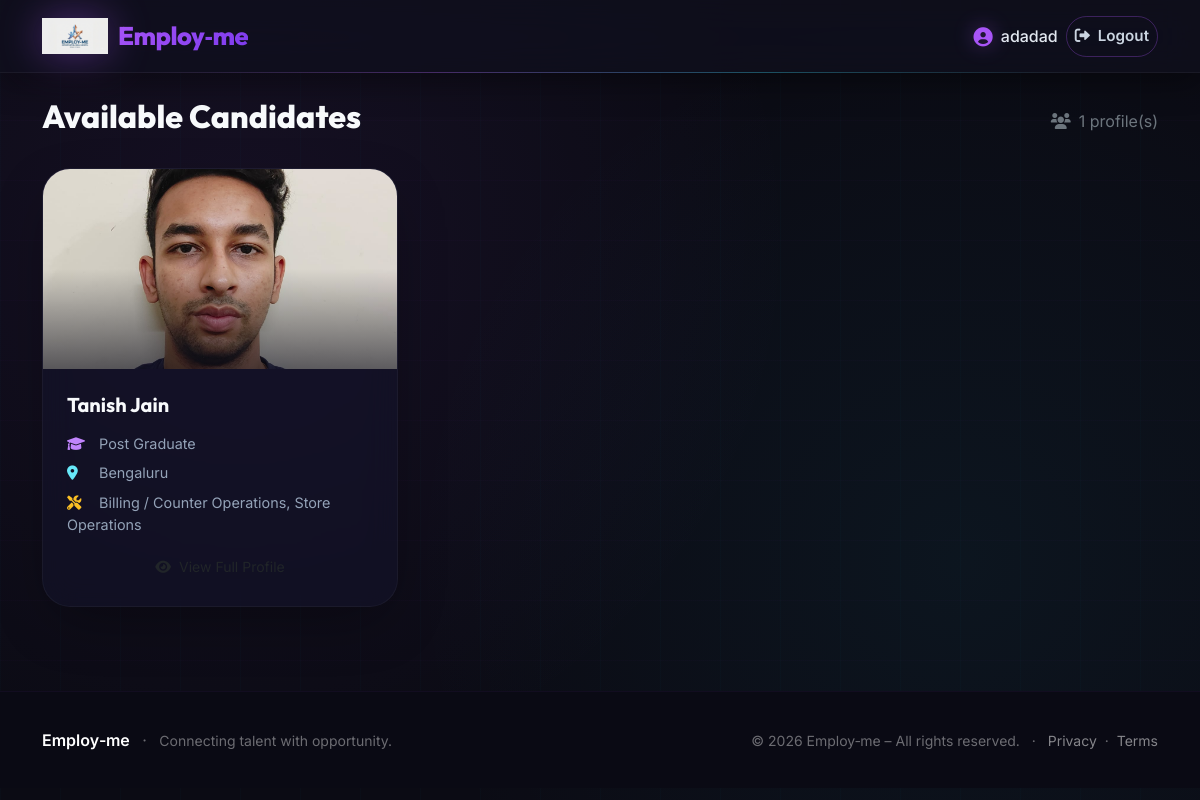
The app's page /hire (signed in) with its own data.
### models.py (models this page shows)
class User(UserMixin, db.Model):
    id = db.Column(db.Integer, primary_key=True)
    email = db.Column(db.String(120), unique=True, nullable=False)
    password_hash = db.Column(db.String(128), nullable=False)
    role = db.Column(db.String(20), nullable=False)  # 'jobseeker' or 'employer'
    name = db.Column(db.String(100), nullable=False)  # kept for simple display
    created_at = db.Column(db.DateTime, default=datetime.utcnow)
    profile = db.relationship('JobSeekerProfile', backref='user', uselist=False)

class JobSeekerProfile(db.Model):
    id = db.Column(db.Integer, primary_key=True)
    user_id = db.Column(db.Integer, db.ForeignKey('user.id'), unique=True, nullable=False)
    first_name = db.Column(db.String(50), nullable=False)
    middle_name = db.Column(db.String(50), nullable=True)   # optional
    last_name = db.Column(db.String(50), nullable=False)
    dob = db.Column(db.Date, nullable=False)
    gender = db.Column(db.String(10), nullable=False)        # Male, Female, Other
    address = db.Column(db.String(300), nullable=False)
    pincode = db.Column(db.String(10), nullable=False)
    mobile = db.Column(db.String(15), nullable=False)
    father_husband_name = db.Column(db.String(100), nullable=False)
    education_level = db.Column(db.String(20), nullable=False)  # Post Graduate, Graduate, 12th, 10th, Others
    education_other = db.Column(db.String(100), nullable=True)  # if Others selected
    preferred_location1 = db.Column(db.String(100), nullable=False)  # mandatory
    preferred_location2 = db.Column(db.String(100), nullable=True)
    preferred_location3 = db.Column(db.String(100), nullable=True)
    employment_type = db.Column(db.String(20), nullable=False)       # Full-time, Part-time, Both
    skills = db.Column(db.Text, nullable=True)
    city = db.Column(db.String(100), nullable=False)   # mandatory
    state = db.Column(db.String(100), nullable=False)  # mandatory
    profile_pic = db.Column(db.String(200))   # public
    aadhar_card = db.Column(db.String(200))   # private, hidden from employers
    created_at = db.Column(db.DateTime, default=datetime.utcnow)

### app.py (the view)
@app.route('/hire')
@login_required
@role_required('employer')
def hire_dashboard():
    profiles = JobSeekerProfile.query.all()
    return render_template('hire_dashboard.html', profiles=profiles)

### app.py (called while the page is built)
@login_manager.user_loader
def load_user(user_id):
    return User.query.get(int(user_id))

def role_required(role):
    def decorator(func):
        from functools import wraps
        @wraps(func)
        def wrapper(*args, **kwargs):
            if not current_user.is_authenticated or current_user.role != role:
                flash('Access denied.', 'danger')
                return redirect(url_for('index'))
            return func(*args, **kwargs)
        return wrapper
    return decorator

### templates/hire_dashboard.html (shortened to what this page needs)
{% extends "base.html" %}
{% block content %}
    <div class="d-flex justify-content-between align-items-center mb-4">
        <h2 style="font-family: var(--font-display); font-weight: 800; color: #F8FAFC;">Available Candidates</h2>
        <span class="text-secondary"><i class="fas fa-users me-2"></i>{{ profiles|length }} profile(s)</span>
    </div>
    <div class="row">
        {% for p in profiles %}
        <div class="col-md-6 col-lg-4 mb-4">
            <div class="card-modern p-0 overflow-hidden h-100">
                <div class="position-relative" style="height: 200px; overflow: hidden;">
                    {% if p.profile_pic %}
                        <img src="{{ url_for('static', filename='uploads/' + p.profile_pic) }}"
                             alt="{{ p.first_name }}"
                             class="w-100 h-100"
                             style="object-fit: cover; transition: transform 0.4s ease;">
                    {% else %}
                        <div class="w-100 h-100 d-flex align-items-center justify-content-center"
                             style="background: rgba(168, 85, 247, 0.08); color: rgba(255,255,255,0.25); font-size: 2rem;">
                            <i class="fas fa-user-circle"></i>
                        </div>
                    {% endif %}
                </div>
                <div class="p-4">
                    <h5 class="card-title" style="font-family: var(--font-display); font-weight: 700; color: #F8FAFC;">
                        {{ p.first_name }} {{ p.last_name }}
                    </h5>
                    <ul class="list-unstyled mt-3 mb-3" style="font-size: 0.9rem; color: #94A3B8;">
                        <li class="mb-2">
                            <i class="fas fa-graduation-cap me-2" style="color: var(--primary-light); width: 20px;"></i>
                            {{ p.education_level }}{% if p.education_other %} - {{ p.education_other }}{% endif %}
                        </li>
                        <li class="mb-2">
                            <i class="fas fa-map-marker-alt me-2" style="color: var(--employer-light); width: 20px;"></i>
                            {{ p.preferred_location1 }}
                        </li>
                        <li class="mb-2">
                            <i class="fas fa-tools me-2" style="color: var(--accent-gold); width: 20px;"></i>
                            {{ p.skills[:80] if p.skills else 'N/A' }}{% if p.skills and p.skills|length > 80 %}...{% endif %}
                        </li>
                    </ul>
                    <a href="{{ url_for('view_profile', profile_id=p.id) }}" class="btn btn-soft-primary btn-sm w-100">
                        <i class="fas fa-eye me-2"></i>View Full Profile
                    </a>
                </div>
            </div>
        </div>
        {% else %}
        <div class="col-12">
            <div class="alert-modern alert-info text-center py-4">
                <i class="fas fa-info-circle me-2"></i> No jobseeker profiles yet. Check back later.
            </div>
        </div>
        {% endfor %}
    </div>
{% endblock %}

### templates/base.html (shortened to what this page needs)
<!DOCTYPE html>
<html lang="en">
<head>
    <link href="https://cdn.jsdelivr.net/npm/bootstrap@5.3.0-alpha1/dist/css/bootstrap.min.css" rel="stylesheet" />
    <link rel="stylesheet" href="https://cdnjs.cloudflare.com/ajax/libs/font-awesome/6.0.0/css/all.min.css" />
</head>
<body>
    <nav class="navbar navbar-expand-lg navbar-custom sticky-top">
        <div class="container">
            <a class="navbar-brand" href="{{ url_for('index') }}">
                <img src="{{ url_for('static', filename='images/logo.png') }}" alt="Employ-me logo" />
                <span>Employ‑me</span>
            </a>
            <div class="collapse navbar-collapse" id="navbarNav">
                <ul class="navbar-nav ms-auto align-items-lg-center gap-1 gap-lg-2">
                    {% if current_user.is_authenticated %}
                        <li class="nav-item">
                            <span class="navbar-text">
                                <i class="fas fa-user-circle"></i>
                                {{ current_user.name }}
                            </span>
                        </li>
                        <li class="nav-item">
                            <a class="nav-link btn-outline-custom" href="{{ url_for('logout') }}">
                                <i class="fas fa-sign-out-alt me-1"></i> Logout
                            </a>
                        </li>
                    {% endif %}
                </ul>
            </div>
        </div>
    </nav>
    <main>
        <div class="container my-4">
            {% block content %}{% endblock %}
        </div>
    </main>
    <footer class="footer-custom">
        <div class="container">
            <div class="row align-items-center">
                <div class="col-md-6 text-center text-md-start">
                    <span class="fw-semibold text-white">Employ‑me</span>
                    <span class="mx-2">·</span>
                    <span class="small">Connecting talent with opportunity.</span>
                </div>
                <div class="col-md-6 text-center text-md-end small">
                    &copy; 2026 Employ‑me – All rights reserved.
                    <span class="mx-2">·</span>
                    <a href="#" class="text-white-50">Privacy</a>
                    <span class="mx-1">·</span>
                    <a href="#" class="text-white-50">Terms</a>
                </div>
            </div>
        </div>
    </footer>
</body>
</html>

### templates/base.html (style rules this page uses)
:root { --primary: #A855F7; --primary-dark: #7C3AED; --primary-light: #C084FC; --primary-glow: 0 0 30px rgba(168, 85, 247, 0.6); --primary-gradient: linear-gradient(135deg, #A855F7 0%, #7C3AED 100%); --employer: #22D3EE; --employer-dark: #0891B2; --employer-light: #67E8F9; --employer-glow: 0 0 30px rgba(34, 211, 238, 0.6); --employer-gradient: linear-gradient(135deg, #22D3EE 0%, #0891B2 100%); --accent-gold: #FBBF24; --accent-gold-dark: #F59E0B; --bg-dark: #0B0B14; --bg-card: rgba(20, 20, 45, 0.55); --bg-glass: rgba(15, 15, 30, 0.75); --text-primary: #F1F5F9; --text-secondary: #94A3B8; --border-glass: rgba(255, 255, 255, 0.05); --border-highlight: rgba(168, 85, 247, 0.2); --font-sans: 'Inter', -apple-system, BlinkMacSystemFont, 'Segoe UI', Roboto, sans-serif; --font-display: 'Outfit', sans-serif; }
* { margin:0; padding:0; box-sizing:border-box; }
body { background: var(--bg-dark); background-image: radial-gradient(circle at 20% 30%, rgba(168, 85, 247, 0.07) 0%, transparent 50%), radial-gradient(circle at 80% 70%, rgba(34, 211, 238, 0.05) 0%, transparent 50%); font-family: var(--font-sans); color: var(--text-primary); min-height: 100vh; overflow-x: hidden; margin: 0; padding: 0; position: relative; z-index: 0; }
body::before { content: ''; position: fixed; inset: 0; background-image: linear-gradient(rgba(168, 85, 247, 0.02) 1px, transparent 1px), linear-gradient(90deg, rgba(34, 211, 238, 0.02) 1px, transparent 1px); background-size: 60px 60px; pointer-events: none; z-index: -1; animation: gridMove 30s linear infinite; }
.navbar-custom { background: rgba(15, 15, 28, 0.8); backdrop-filter: blur(20px) saturate(180%); -webkit-backdrop-filter: blur(20px) saturate(180%); border-bottom: 1px solid rgba(255, 255, 255, 0.05); box-shadow: 0 8px 32px rgba(0, 0, 0, 0.4); padding: 12px 0; position: sticky; top: 0; z-index: 1000; transition: all 0.3s ease; }
.navbar-custom::after { content: ''; position: absolute; bottom: -1px; left: 10%; width: 80%; height: 1px; background: linear-gradient(90deg, transparent, var(--primary), var(--employer), transparent); opacity: 0.3; }
.navbar-custom .navbar-brand { font-family: var(--font-display); font-weight: 800; font-size: 1.6rem; letter-spacing: -0.02em; color: #F8FAFC; display: flex; align-items: center; gap: 10px; }
.navbar-custom .navbar-brand img { height: 36px; width: auto; filter: drop-shadow(0 0 20px rgba(168, 85, 247, 0.4)); }
.navbar-custom .navbar-brand span { background: var(--primary-gradient); -webkit-background-clip: text; -webkit-text-fill-color: transparent; background-clip: text; }
.navbar-custom .nav-link { font-weight: 600; font-size: 0.95rem; color: #CBD5E1; padding: 8px 20px; border-radius: 60px; transition: all 0.25s ease; position: relative; }
.navbar-custom .nav-link::after { content: ''; position: absolute; bottom: 2px; left: 50%; width: 0; height: 2px; background: var(--primary); transition: all 0.3s ease; transform: translateX(-50%); border-radius: 4px; box-shadow: 0 0 8px var(--primary); }
.navbar-custom .nav-link.btn-outline-custom { border: 1px solid rgba(168, 85, 247, 0.3); color: #CBD5E1; background: transparent; }
.navbar-custom .navbar-text { font-weight: 500; color: #E2E8F0; display: flex; align-items: center; gap: 8px; }
.navbar-custom .navbar-text i { color: var(--primary); font-size: 1.2rem; filter: drop-shadow(0 0 10px rgba(168, 85, 247, 0.4)); }
.card-modern { background: var(--bg-card); backdrop-filter: blur(16px); -webkit-backdrop-filter: blur(16px); border: 1px solid rgba(255, 255, 255, 0.04); border-radius: 28px; box-shadow: 0 20px 60px -16px rgba(0, 0, 0, 0.4); transition: all 0.35s cubic-bezier(0.25, 0.46, 0.45, 0.94); padding: 36px 28px; height: 100%; position: relative; overflow: hidden; }
.card-modern::before { content: ''; position: absolute; inset: -1px; border-radius: 28px; padding: 1px; background: linear-gradient(145deg, rgba(168, 85, 247, 0.3), rgba(34, 211, 238, 0.1), transparent 80%); -webkit-mask: linear-gradient(#fff 0 0) content-box, linear-gradient(#fff 0 0); -webkit-mask-composite: xor; mask-composite: exclude; pointer-events: none; }
.card-modern .card-title { font-family: var(--font-display); font-weight: 700; font-size: 1.25rem; color: #F8FAFC; margin-bottom: 12px; }
.footer-custom { background: #0A0A14; color: rgba(255, 255, 255, 0.4); padding: 36px 0; margin-top: 60px; border-top: 1px solid rgba(168, 85, 247, 0.05); }
.footer-custom a { color: rgba(255, 255, 255, 0.35); text-decoration: none; transition: color 0.2s; }

### records on screen
User: name "adadad"
JobSeekerProfile: profile_pic (picture), first_name "Tanish", last_name "Jain", education_level "Post Graduate", preferred_location1 "Bengaluru", skills "Billing / Counter Operations, Store Operations"

### other values on screen
{{ profiles|length }} "1"
